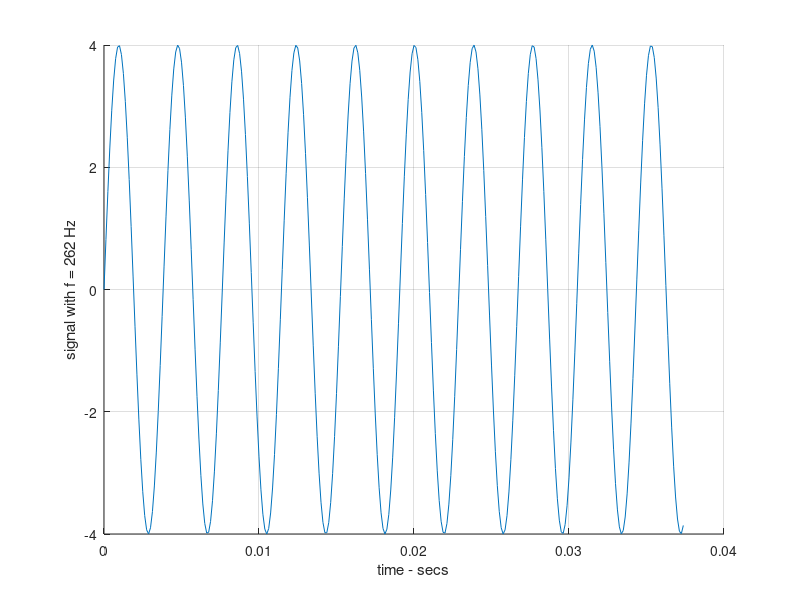
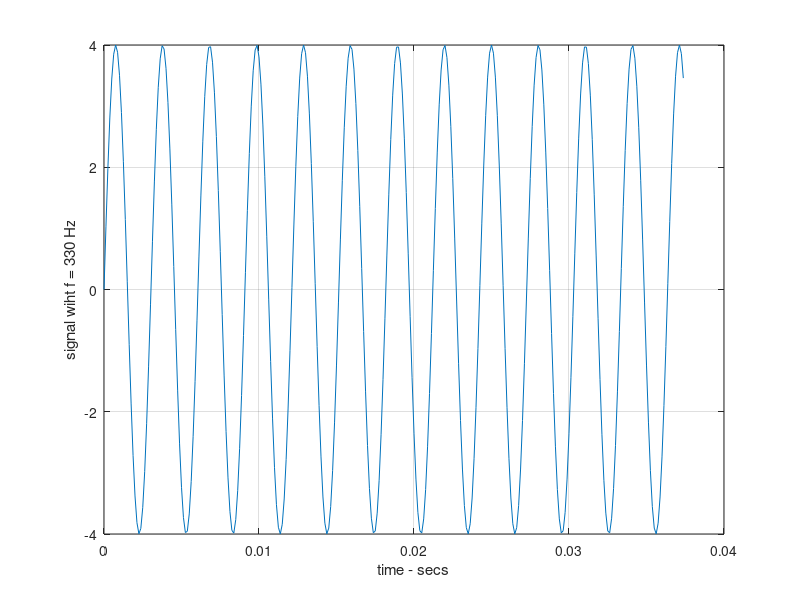
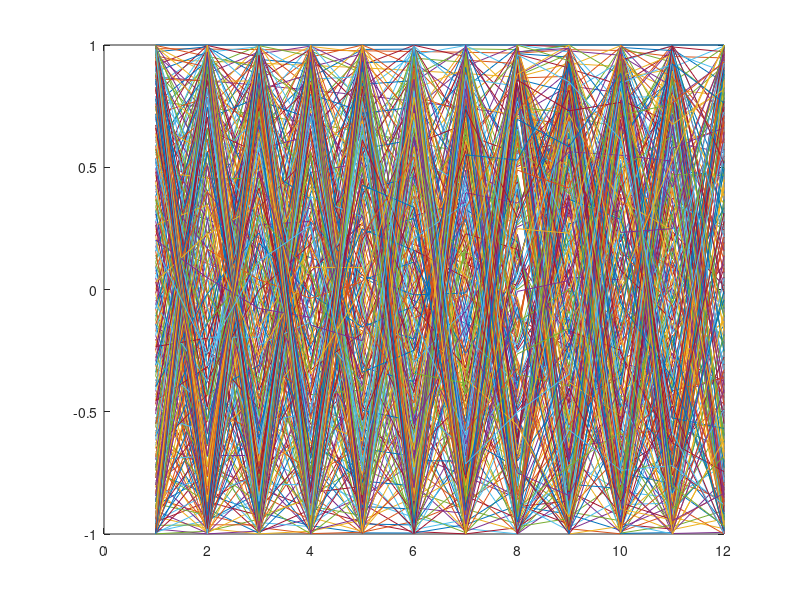

These charts were generated, in order, by the following MATLAB code:

% Task 4: Phase Error - randph.m
% Two signals played: 
    % 1. 10 frequency from middle C with ten harmonics 
    % 2. same with # bt with a random (by rand) phase in [-pi, pi]
% Ans: It's hard for human to distinguish the difference in the error in the phase.
% I could only tell the difference when the signal is plotted


% Task 3: Harmonics
clear, clf reset;
Amp = [1 0 1/3 0 1/5 0 1/7 0 1/9 0]/pi;
ph = (pi/2)*[ 1 1 1 1 1 1 1 1 1 1 ];
f = [220 233 247 262 277 294 311 330 249 270];
T = 1.5;
Fs = 16e3;
t = 0:1/Fs:T;
x = Amp'.*sin(2*pi*f'.*t + ph');
summed_x = sum(x);
plot(t(1:300),x(1, 1:300));

% Theoretical sampling constraint: F_s = N/T, 
% shannon's sampling theorem saying that if Fs> 2*max{f}, 
% then the sample adeutaely represent the original signal

% Task 2: Chords
clear, clf reset;
K = 3;
Amp = [4 4 4]; % 1 x 3
ph = [0 0 0]; % 1 x 3
Fs = 8e3;
f = [262 330 392]; % 1 x 3
T = 3;
t = 0:1/Fs:T; % 1 x 24001
x = Amp'.*sin(2*pi*f'.*t + ph'); % dim: (3 x 24001) by 3x1 (3x1 x 1x24001 + 3x1)
                                 %.*:element-wise multiplication
sound(x(1,:))   
sound(x(2,:))  
sound(x(3,:))                            
hold on;
figure (1)
plot(t(1:300),x(1, 1:300));
grid on;
xlabel('time - secs');
ylabel('signal with f = 262 Hz');
figure(2)
plot(t(1:300),x(2, 1:300));
grid on;
xlabel('time - secs');
ylabel('signal wiht f = 330 Hz');
figure(3)
plot(t(1:300),x(3, 1:300));
grid on;
xlabel('time - secs');
ylabel('signal wiht f = 392 Hz');
hold off;




% Task 1: Pure Tone
clear, clf reset;
Fs = 8e3;
Fs_new = 1e3;
f = [220 233 247 262 277 294 311 330 249 270 392 415];
w = 2*pi*f;
T = 3;
N = 300;
t_TN = (0:1:N)*(T/N); % or 0:1/Fs:T with more data points (0:1/8000:3), or (0:1:N-1)*(T/N) with -0.01 
t_fs = 0:1/Fs:T;
t = t_fs;
Amp = 1;
phi = 0;
x = zeros(length(f), length(t));    % 12 x 24001 or 12 x 301
for i = 1:length(f)
    x(i, :) = Amp * cos(w(i) * t + phi);
    sound(x(i, :));
end
figure;
grid on;
plot(x(:, 1:N));  

% Q3.2
% overlap of signals, resulting in a block of area with 3 x [-1, 1]

% Q3.3
% the sound pitch of the signal change correspond to the amplitude change

% Q3.4
% phi does not change the sound of signal 

% Q 3.5
% the sound quality gets worse; lots of detail lost; tones jump around
